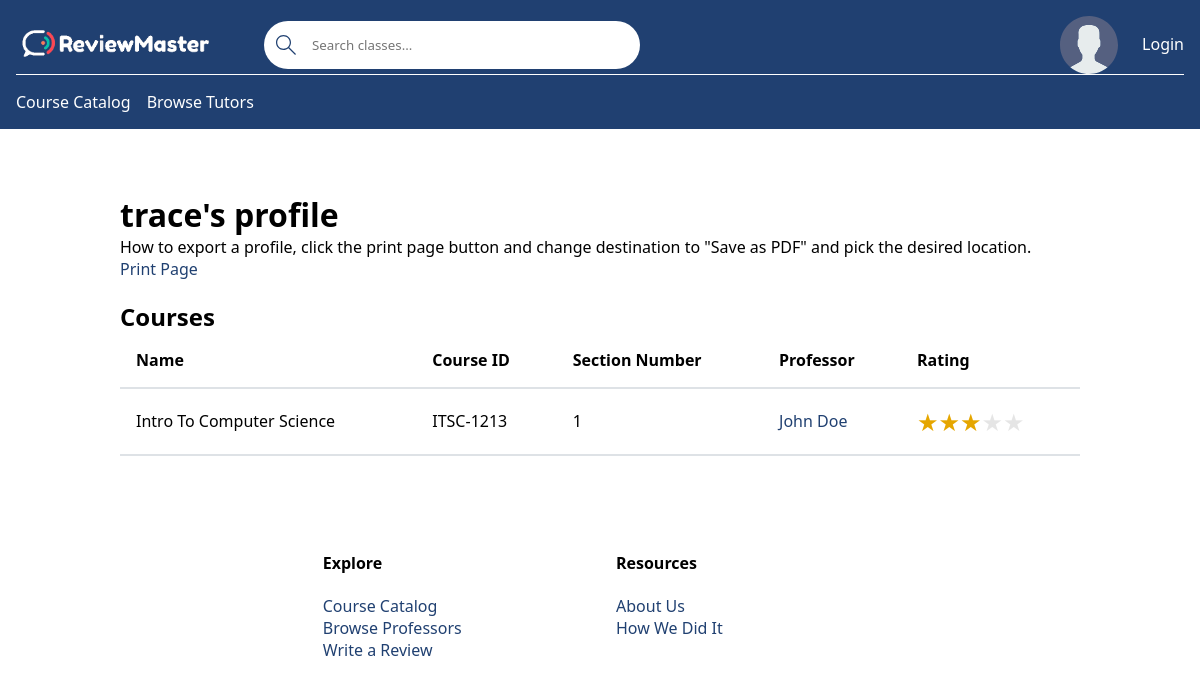
Screenshot of /profile/trace with the database file from the repository.
### base/models.py (models this page shows, shortened)
class Course(models.Model):
    name = models.CharField(max_length=200)  # Ex: Software Engineering
    department = models.ForeignKey(Department, null=True, on_delete=models.SET_NULL)
    number = models.IntegerField(null=False)
    students = models.ManyToManyField(User, related_name='students', blank=True)
    professor = models.ForeignKey(Professor, related_name='professor', on_delete=models.SET_NULL, default=None, null=True)
    section_number = models.IntegerField(null=True)
    tutor = models.ManyToManyField(Tutor, related_name='course', blank=True)
    pending_tutor = models.ManyToManyField(Tutor, related_name='courses', blank=True)
    credit_hours = models.IntegerField()
    class Meta:
        ordering = ['department', 'number']  # Order by department, number, and section number.
        unique_together = ('department', 'number', 'section_number')
    def __str__(self):
        return f'{self.department}-{self.number}'  # Calling will return DEPT-####

class Department(models.Model):
    name = models.CharField(max_length=4)  # EX: ITSC, MATH, ITIS, etc
    def __str__(self):
        return self.name  # Calling Department will return name

class Professor(models.Model):
    name = models.CharField(max_length=100)  # First & Last Name (John Doe)
    avatar = models.ImageField(null=True, default='avatar.svg')
    verified = models.BooleanField(default=False)  # If the professor is verified by email
    user_account = models.OneToOneField(User, on_delete=models.CASCADE, null=True, blank=True)
    def rating_course(self, course):
        total = 0
        count = 0
        for review in self.review_set.filter(flagged=False):
            if review.course == course:
                total += review.rating
                count += 1
        if total == 0:
            return 'N/A'
        return f'{int(round(total / count, 1))}'
    def __str__(self):
        if self.user_account and self.user_account.first_name and self.user_account.last_name:
            return f'{self.user_account.first_name} {self.user_account.last_name}'
        elif self.user_account and self.user_account.first_name:
            return f'{self.user_account.first_name}'
        else:
            return self.name

class Review(models.Model):
    professor = models.ForeignKey(Professor, on_delete=models.CASCADE)
    student = models.ForeignKey(User, on_delete=models.CASCADE)
    flagged = models.BooleanField(default=False)
    rating = models.IntegerField()
    course = models.ForeignKey(Course, related_name='course', on_delete=models.SET_NULL, null=True)
    review = models.TextField(null=True, blank=True)
    reply = models.TextField(null=True, blank=True)

### base/views/views_profile.py (the view)
# urls.py: path('profile/<str:pk>', profile, name='profile'),
def profile(request, pk):
    user = User.objects.get(username=pk)
    try:
        tutor = user.tutor
        courses_pending = tutor.courses.all()
        courses_tutor = tutor.course.all()
    except Tutor.DoesNotExist:
        tutor = None
        courses_pending = None
        courses_tutor = None
    context = {
        'courses': user.students.all(),
        'user': user,
        'reviews' : user.review_set.filter(flagged=False),
        'courses_pending': courses_pending,
        'courses_tutor': courses_tutor,
        'tutor': True if tutor else False
    }
    return render(request, 'base/profile/profile.html', context)

### base/templatetags/custom_filters.py (called while the page is built)
@register.filter(name="course_rating")
def course_rating(professor, course):
    return professor.rating_course(course)

### base/templates/base/profile/profile.html (shortened to what this page needs)
{% extends 'main.html' %}
{% load static %}
{% block content %}
    <main class="user-profile">
        <div class="button-title">
            <h1>{{ user.username }}'s profile</h1>
        </div>
    <div>
        <p>How to export a profile, click the print page button and change destination to "Save as PDF" and pick the
                desired location.</p>
            <a href="javascript:window.print();">Print Page</a>
    </div>
        <h2>Courses</h2>
        {% if courses %}
            {% include 'base/course/courses_component.html' %}
        {% else %}
            <p>No courses added.</p>
        {% endif %}
    </main>
{% endblock content %}

### base/templates/base/course/courses_component.html (shortened to what this page needs)
{% load custom_filters %}
<div class="table-container">
    <table>
        <thead>
        <tr>
            <th>Name</th>
            <th>Course ID</th>
            <th>Section Number</th>
            <th>Professor</th>
            <th>Rating</th>
        </tr>
        </thead>
        <tbody>
        {% for course in courses %}
            <tr>
                <td>{{ course.name }}</td>
                <td>{{ course }}</td>
                <td>{{ course.section_number }}</td>
                <td>
                    {% if course.professor %}
                        <a href="{% url 'professor-reviews' course.professor.id %}">{{ course.professor }}</a>
                    {% else %}
                        N/A
                    {% endif %}
                </td>
                <td>
                    <div class="container-rating">
                        {% if course.professor %}
                            <span class="star-rating star-rating-{{ course.professor|course_rating:course }}"></span>
                        {% else %}
                            <span class="star-rating">N/A</span>
                        {% endif %}
                    </div>
                </td>
            </tr>
        {% endfor %}
        </tbody>
    </table>
</div>

### static/styles/styles.css (style rules this page uses)
:root { --primary-color: #204071; --secondary-color: #2a9d8f; --light-color: #ffffff; --error-color: #ba2d3d; --success-color: #2a9d8f; --dark-gray: #495057; --light-grey: #dee2e6; --star-color: #ffb900; --star-color-hover: gold; --star-color-active: #ea0; }
* { font-family: "Segoe UI", Roboto, Oxygen, Ubuntu, Cantarell, "Open Sans", "Helvetica Neue", sans-serif; margin: 0; padding: 0; box-sizing: border-box; text-rendering: optimizeLegibility; }
main:not(.home) { width: 80%; margin: 4rem auto; }
h1 { margin-bottom: 0.67em; }
h2 { margin-top: 0.83em; }
a { color: var(--primary-color); text-decoration: none; }
.button-title { display: flex; align-items: center; gap: 0.5rem; }
.user-profile h1 { margin-bottom: 0; }
.user-profile .button-title { align-items: baseline; }
.user-profile a { display: flex; gap: 0.25rem; }
.container-rating { font-size: 1.5rem; }
.star-rating::before { content: "★★★★★"; }
.star-rating { display: inline-block; background-clip: text; color: rgba(0, 0, 0, 0.1); }
.star-rating-3 { background-image: linear-gradient( to right, var(--star-color) 0%, var(--star-color) 60%, transparent 60%, transparent 100% ); }
.table-container { overflow-x: auto; }
table { width: 100%; max-width: 100%; margin-bottom: 1rem; border-collapse: collapse; }
table th, table td { padding: 1rem; text-align: left; vertical-align: bottom; border-bottom: 2px solid var(--light-grey); vertical-align: middle; }

### rows the page displays
Course: name "Intro To Computer Science", department+number "ITSC-1213", section_number "1", professor "John Doe"

### other values shown
{{ user.username }} "trace"
